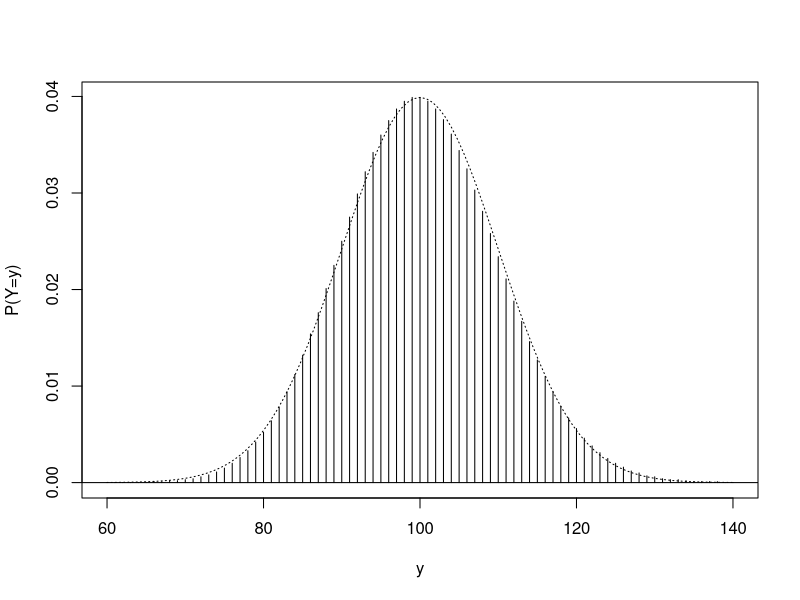
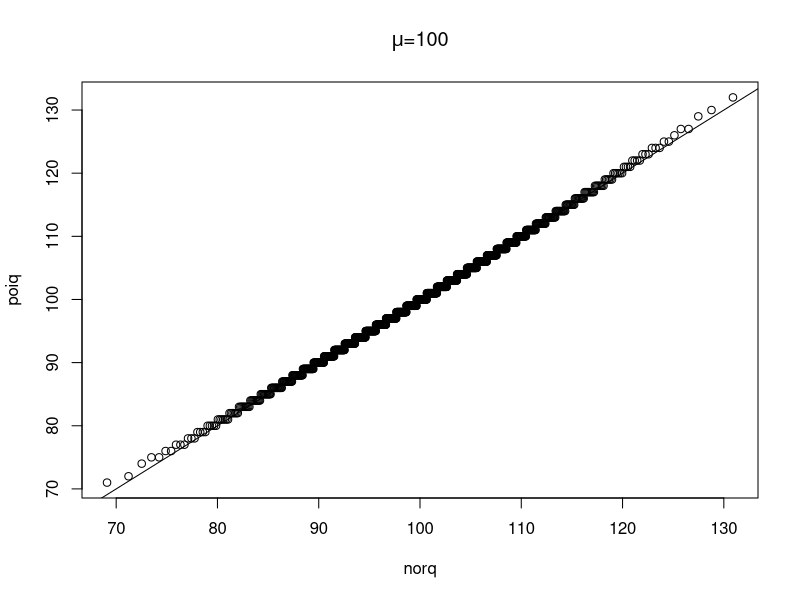

The R script that drew these images, in order:
#####################################################################
# NAME:  Tom Loughin and Chris Bilder                               #
# DATE:  01-23-12                                                   #
# PURPOSE: Compare Poisson and Normal distributions with same mean  #
#          and variance                                             #
#                                                                   #
# NOTES:                                                            #
#####################################################################

mu <- 100
# setting limits for computing probabilities
lower <- round(x = mu - 4*sqrt(mu) + 0.5, digits = 0) 
upper <- round(x = mu + 4*sqrt(mu) + 0.5, digits = 0)

# Plot Po(mu) with corresponding N(mu,mu)
save.po1 <- data.frame(y = c(lower:upper), prob = round(x = dpois(x = c(lower:upper), lambda = mu), digits = 4))
save.po1

# Plot probability mass function as histogram with discrete lines
x11(width = 7, height = 6, pointsize = 12)
plot(x = save.po1$y, y = save.po1$prob, type = "h", xlab = "y", ylab = "P(Y=y)")
# Add normal distribution with mean mu and variance mu
curve(expr = ((2*pi*mu)^(-1/2)) * exp(-(x-mu)^2/(2*mu)), from = lower, to = upper, add = TRUE, lty = "dotted")
abline(h = 0)

# Make QQ plot: Better than histogram for comparing distributions
p <- c(1:999)/1000
poiq <- qpois(p, lambda = mu)
norq <- qnorm(p, mean = mu, sd = sqrt(mu))

x11(height = 6, width = 6)
plot(x = norq, y = poiq, main = expression(paste(mu, "=100",)))
abline(a = 0, b = 1)
